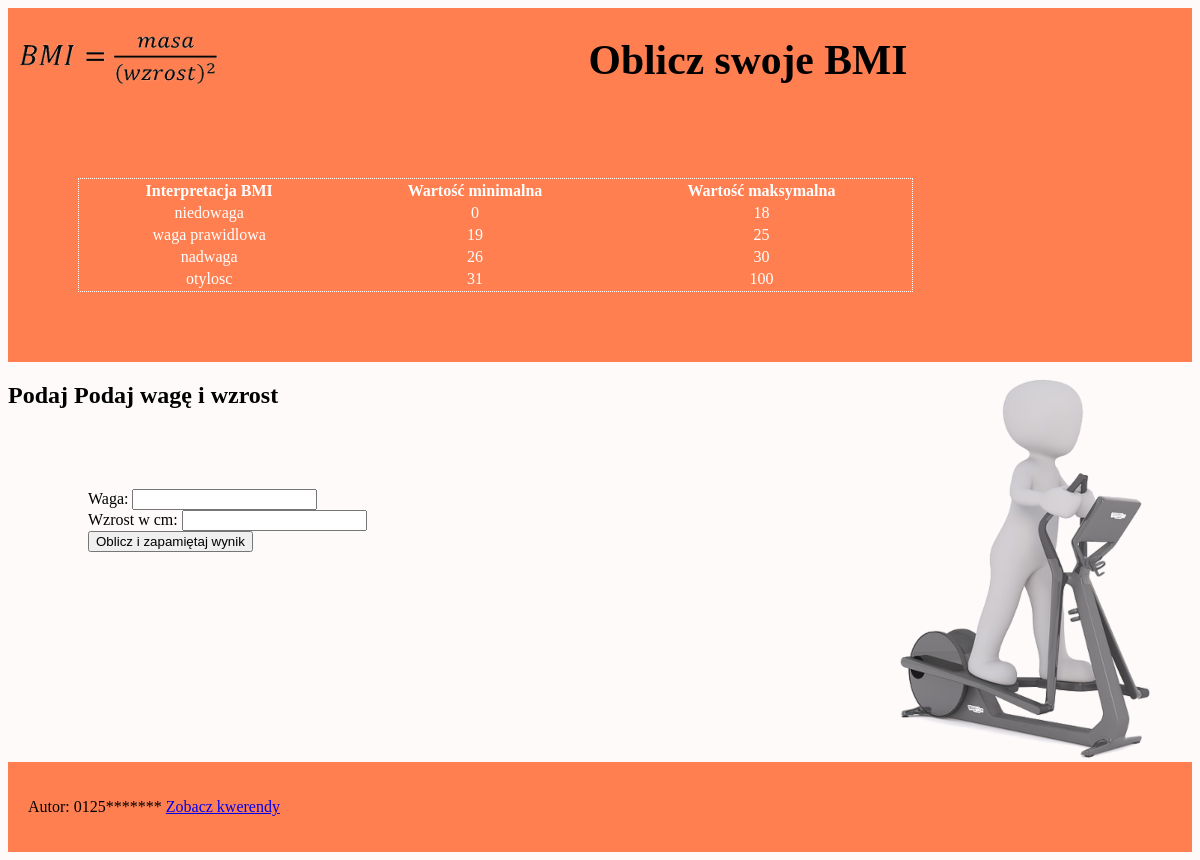
The page /ee.09/2021/styczeń/EE.09-03-21.01-SG/rozwiązanie/bmi.php on the database its author committed.
### tables this page shows
CREATE TABLE `bmi` (
  `id` int(10) UNSIGNED NOT NULL,
  `wart_min` int(10) UNSIGNED DEFAULT NULL,
  `wart_max` int(10) UNSIGNED DEFAULT NULL,
  `informacja` text
);

### ee.09/2021/styczeń/EE.09-03-21.01-SG/rozwiązanie/bmi.php (the view, shortened to what this page needs)
<!DOCTYPE html>
<html lang="en">
    <head>
        <link rel="stylesheet" href="styl3.css">
    </head>
    <body>
        <div id="header">
            <div class="logo">
                <img src="wzor.png" alt="wzór BMI">
            </div>
            <div class="banner">
                <h1>Oblicz swoje BMI</h1>
            </div>
        </div>
        <div id="cont">
            <table>
                <tr>
                    <th>Interpretacja BMI</th>
                    <th>Wartość minimalna</th>
                    <th>Wartość maksymalna</th>
                </tr>
                <?php
                    $conn = mysqli_connect("localhost", "root", "", "egzamin");
                    $sql = "SELECT `bmi`.`informacja`, `bmi`.`wart_min`, `bmi`.`wart_max` FROM `bmi`";
                    $res = mysqli_query($conn, $sql);
                    while($row = mysqli_fetch_row($res)){
                        echo "<tr>
                                <td>$row[0]</td>
                                <td>$row[1]</td>
                                <td>$row[2]</td>
                             </tr>";
                    }
                ?>
            </table>
        </div>
        <div id="main">
            <div class="left">
                <h2>Podaj Podaj wagę i wzrost</h2>
                <form action="#" method="POST">
                    <span>Waga: </span> <input name="weight" type="number" min="1"><br/>
                    <span>Wzrost w cm: </span> <input name="height" type="number" min="1"><br/>
                    <input type="submit" value="Oblicz i zapamiętaj wynik">
                </form>
            </div>
            <div class="right">
                <img src="rys1.png" alt="ćwiczenia">
            </div>
        </div>
        <div id="footer">
            <p>Autor: 0125******* <a href="kwerendy.txt">Zobacz kwerendy</a></p>
        </div>
    </body>
</html>

### ee.09/2021/styczeń/EE.09-03-21.01-SG/rozwiązanie/styl3.css (style rules this page uses)
body { font-family: Georgia; background-color: #FFFAFA; }
.logo { background-color: #FF7F50; width: 25%; height: 100px; float: left; }
.banner { background-color: #FF7F50; text-align: center; width: 75%; height: 100px; font-size: 130%; float: left; }
#cont { background-color: #FF7F50; padding: 70px; clear: both; }
.left { width: 40%; height: 400px; float: left; }
.right { width: 60%; height: 400px; text-align: right; float: left; }
#footer { background-color: #FF7F50; padding: 20px; clear: both; }
form { margin: 80px; }
table { color: white; text-align: center; width: 80%; border: 1px dotted white; }

### rows shown on the page
bmi: informacja "niedowaga", wart_min "0", wart_max "18"
bmi: informacja "waga prawidlowa", wart_min "19", wart_max "25"
bmi: informacja "nadwaga", wart_min "26", wart_max "30"
bmi: informacja "otylosc", wart_min "31", wart_max "100"
